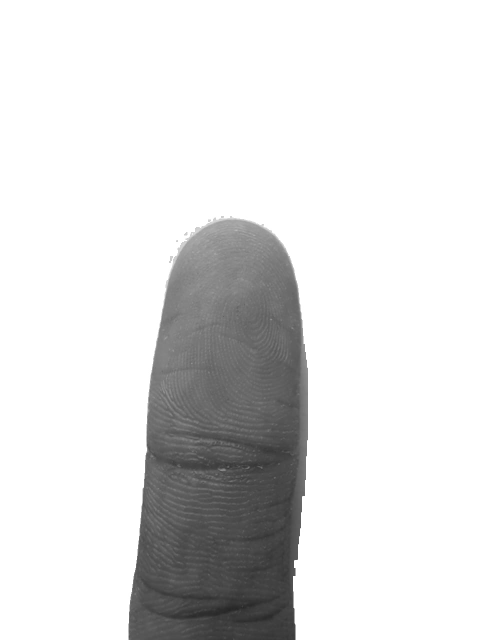
#> input picture Finger detection - 5.jpg, 960 x 1280 px (shown at 1/2 size)
$ python clehe_test.py
#> lines starting #> are read from the running program, lines starting #| are printed output that depends on the picture

import cv2
import numpy as np

# Reading the image from the present directory
image = cv2.imread("Finger detection - 5.jpg")
#> image is the input picture: shape (1280, 960, 3); min 35, max 255, mean 223
# Resizing the image for compatibility
image = cv2.resize(image, (500, 600))
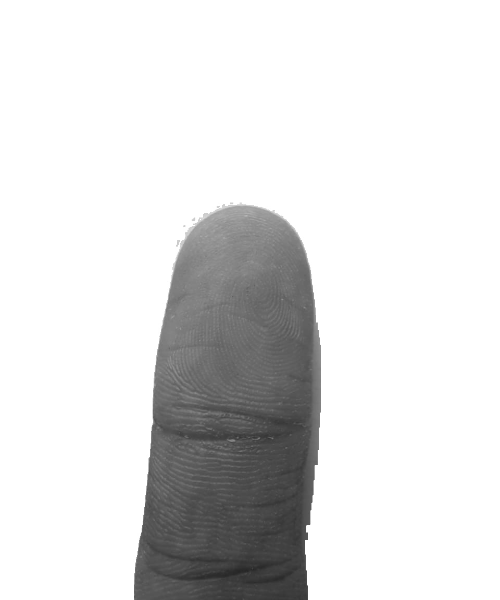
#> image: shape (600, 500, 3); min 38, max 255, mean 222.9

# The initial processing of the image
# image = cv2.medianBlur(image, 3)
image_bw = cv2.cvtColor(image, cv2.COLOR_BGR2GRAY)

# The declaration of CLAHE
# clipLimit -> Threshold for contrast limiting
clahe = cv2.createCLAHE(clipLimit = 2, tileGridSize=(8,8))
final_img = clahe.apply(image_bw) + 30  # + 30 makes background black
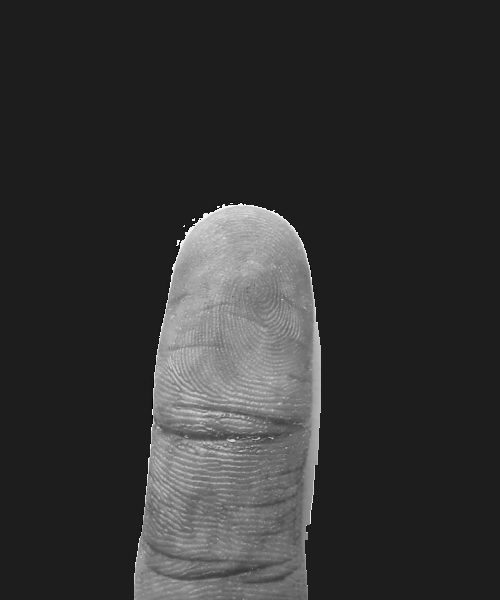
#> final_img: shape (600, 500); min 0, max 255, mean 50.7


cv2.imshow("CLAHE image", final_img)
cv2.waitKey(0)
cv2.destroyAllWindows()

$ run again, with Finger detection - 1.jpg copied over Finger detection - 5.jpg
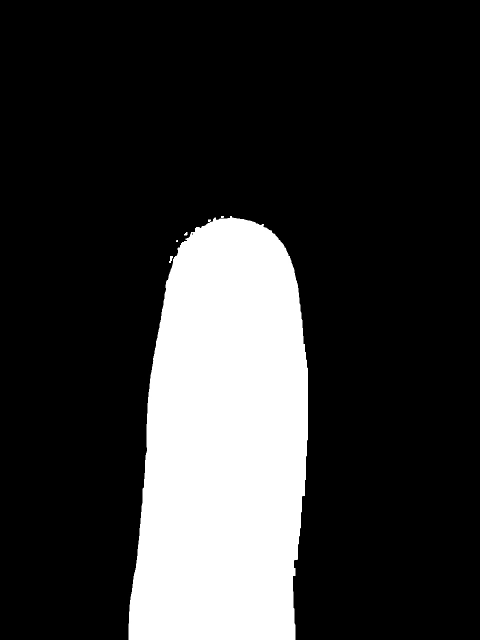
#> input picture Finger detection - 1.jpg, 960 x 1280 px (shown at 1/2 size)
#> image is the input picture: shape (1280, 960, 3); min 0, max 255, mean 51.9
#> `image = cv2.resize(image, (500, 600))`:
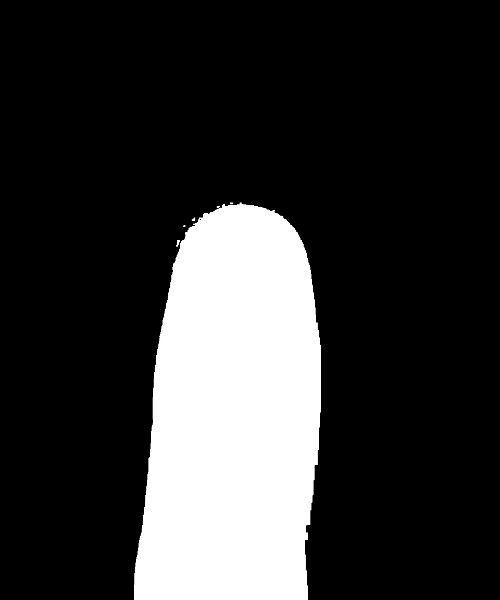
#> image: shape (600, 500, 3); min 0, max 255, mean 51.9
#> `final_img = clahe.apply(image_bw) + 30`:
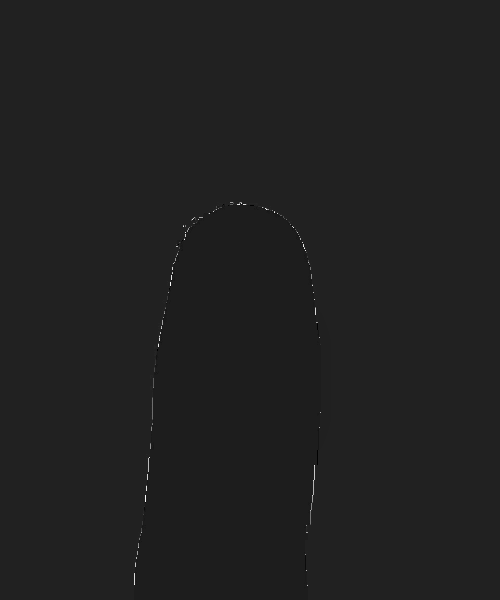
#> final_img: shape (600, 500); min 0, max 255, mean 32.3
